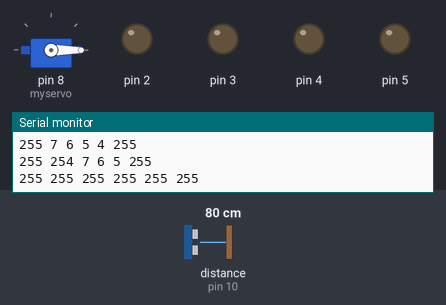
This sketch was run on a simulated Arduino Uno, built with avr-gcc and run on an emulated ATmega328P. Parts: servo, output pins drawn as LEDs (lit = HIGH), the last lines printed to the serial monitor. Wiring (inferred from the names in the program): ultrasonic range finder: trigger pin 12; echo pin 10. The inputs (shaded band) are chosen by the test bench; at power-on: distance to the obstacle (sensor on pin 10) 80 cm. The echo pulse lasts 58.3 µs per cm; pins used as bus, display or sensor lines are not drawn.

Above: at 1.2 s.
1.3 s: distance to the obstacle (sensor on pin 10) set to 35 cm
At 3.5 s:
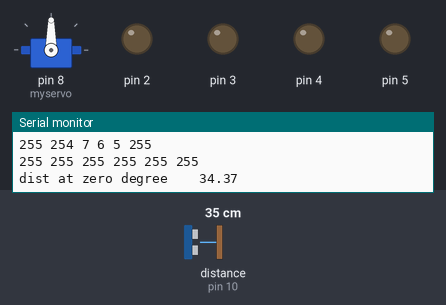
10.1 s: distance to the obstacle (sensor on pin 10) set to 27 cm
At 13.5 s:
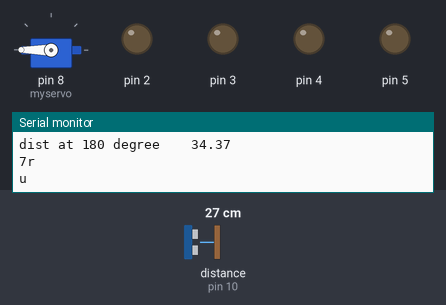
15.2 s: distance to the obstacle (sensor on pin 10) set to 60 cm
At 23.8 s:
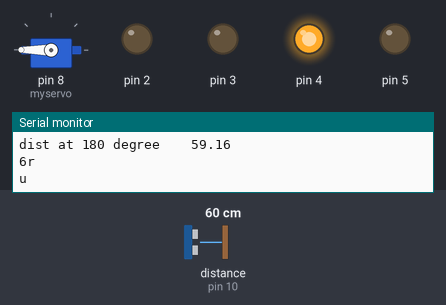
Timing chart, 0 to 28.5 s (numbered marks = the images above; inputs shaded):
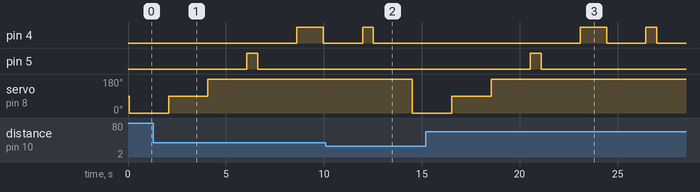

Measured:
- the behaviour switches between 31 and 30 cm on distance to the obstacle (sensor on pin 10) (found by bisection; images 1 and 2)

The sketch:

_3rd_try.ino
```cpp
//WAVEFRONT ALGORITHM TEST IN SERIAL MONITOR WHEN MATRIX IS FILLED ON ITS OWN AND OBSTACLE DETECTION IS INCLUDED
#include <Servo.h>
Servo myservo;
int pos = 0;
int trig = 12;
int echo = 10;
float dur, dist;
int fdelay=1350;
int tdelay=550;
int nothing=0;
int wall=255;
int goal=2;
int robot=254;
int Map[6][6]={{255,255,255,255,255,255},{255,0,0,0,0,255},{255,0,0,0,0,255},{255,0,0,0,0,255},{255,0,0,0,0,255},{255,255,255,255,255,255}};
int robot_x=4;
int robot_y=1;
int goal_x=1;
int goal_y=4;
int x=0;
int y=0;
int a,b,c,d,e;
int minimum_node=250;
int min_node_location=0;
int reset_min=250;
void left()
{
  digitalWrite(4, HIGH);
  digitalWrite(5,LOW );
  digitalWrite(6, LOW);
  digitalWrite(7, HIGH);
}

void right()
{
  digitalWrite(4, LOW);
  digitalWrite(5,HIGH );
  digitalWrite(6, HIGH);
  digitalWrite(7, LOW);
}

void up()
{
  digitalWrite(4, HIGH);
  digitalWrite(5,LOW );
  digitalWrite(6, HIGH);
  digitalWrite(7, LOW);
}

void down()
{
  digitalWrite(4, LOW);
  digitalWrite(5,HIGH);
  digitalWrite(6, LOW);
  digitalWrite(7, HIGH);
}
void Stop()
{
  digitalWrite(4, LOW);
  digitalWrite(5,LOW);
  digitalWrite(6, LOW);
  digitalWrite(7, LOW);
}
void ultrasonic()
{
  digitalWrite(trig, 0);
  delayMicroseconds(2);
  digitalWrite(trig, 1);
  delayMicroseconds(10);
  digitalWrite(trig, 0);
  dur = pulseIn(echo, 1);
  dist = (dur * (0.034 / 2));
}
void servo()
{
  myservo.write(0);
  delay(2000);
  ultrasonic(); /////////////////////////////////////////////////////////////////////////////delay check
  Serial.print("dist at zero degree    ");
  Serial.println(dist);
  if (dist < 30)
  {
    Map[robot_x][robot_y + 1] = 255;
    unpropagate(robot_x, robot_y);
    propagate_wavefront(robot_x, robot_y, goal_x, goal_y);
    mapprint();
  }
  myservo.write(90);
  delay(2000);
  ultrasonic();
  Serial.print("dist at ninety degree    ");
  Serial.println(dist);
  if (dist < 30)
  {
    Map[robot_x - 1][robot_y] = 255;
    unpropagate(robot_x, robot_y);
    propagate_wavefront(robot_x, robot_y, goal_x, goal_y);
    mapprint();
  }
  myservo.write(180);
  delay(2000);
  ultrasonic();
  Serial.print("dist at 180 degree    ");
  Serial.println(dist);
  if (dist < 30)
  {
    Map[robot_x][robot_y - 1] = 255;
    unpropagate(robot_x, robot_y);
    propagate_wavefront(robot_x, robot_y, goal_x, goal_y);
    mapprint();
  }
}
void mapprint() {
  for (int i = 0; i < 6; i++)
  {
    for (int j = 0; j < 6; j++)
    {
      if (Map[i][j] == nothing)
        propagate_wavefront(robot_x, robot_y, goal_x, goal_y);
    }
  }
  for (int i = 0; i < 6; i++)
  {
    for (int j = 0; j < 6; j++)
    {
      Serial.print(Map[i][j]);
      Serial.print(" ");
    }
    Serial.println();
  }
}
int propagate_wavefront(int robot_x, int robot_y, int goal_x, int goal_y)
  {
  //clear old wavefront


  //counter=0;//reset the counter for each run!
    //while(counter<50)//allows for recycling until robot is found
      //  {
        x=0;
        y=0;
      while(x<6 && y<6)//while the map hasnt been fully scanned
        {
        //if this location is a wall or the goal, just ignore it
        if (Map[x][y] != wall && Map[x][y] != goal)
          {
          //a full trail to the robot has been located, finished!
          //if (min_surrounding_node_value(x, y) < reset_min && Map[x][y]==robot)
           // {
            //finshed! tell robot to start moving down path
           // return min_node_location;
            //}
          //record a value in to this node
          min_surrounding_node_value(x,y);
           if (minimum_node<reset_min && Map[x][y]!=robot)//if this isnt here, 'nothing' will go in the location
            Map[x][y]=minimum_node+1;
          }

        //go to next node and/or row
        y++;
        if (y==6 && x!=6)
          {
          x++;
          y=0;
          }
  //      }
//      counter++;
        }
    return 0;
  }

void unpropagate(int robot_x, int robot_y)//clears old path to determine new path
  {
  //stay within boundary
  for(x=0; x<6; x++)
    for(y=0; y<6; y++)
      if (Map[x][y] != wall && Map[x][y] != goal) //if this location is something, just ignore it
        Map[x][y] = nothing;//clear that space

  //store robot location in map
  Map[robot_x][robot_y]=robot;
  //store robot location in map
  Map[goal_x][goal_y]=goal;
  }

//if no solution is found, delete all walls from map
void clear_map(void)
  {
  for(x=0;x<6;x++)
    for(y=0;y<6;y++)
      if (Map[x][y] != robot && Map[x][y] != goal)
        Map[x][y]=nothing;
  }

//this function looks at a node and returns the lowest value around that node
//1 is up, 2 is right, 3 is down, and 4 is left (clockwise)
int min_surrounding_node_value(int x, int y)
  {
  minimum_node=reset_min;//reset minimum

  //down
  if(x < 5)//not out of boundary
    if  (Map[x+1][y] < minimum_node && Map[x+1][y] != nothing)//find the lowest number node, and exclude empty nodes (0's)
        {
      minimum_node = Map[x+1][y];
      min_node_location=3;
            }

  //up
  if(x > 0)
    if  (Map[x-1][y] < minimum_node && Map[x-1][y] != nothing)
        {
      minimum_node = Map[x-1][y];
      min_node_location=1;
            }

  //right
  if(y < 5)
    if  (Map[x][y+1] < minimum_node && Map[x][y+1] != nothing)
        {
      minimum_node = Map[x][y+1];
      min_node_location=2;
            }

  //left
  if(y > 0)
    if  (Map[x][y-1] < minimum_node && Map[x][y-1] != nothing)
        {
      minimum_node = Map[x][y-1];
      min_node_location=4;
            }

  return minimum_node;
  }
void scanp()
{
d=Map[robot_x-1][robot_y];
c=Map[robot_x+1][robot_y];
a=Map[robot_x][robot_y-1];
b=Map[robot_x][robot_y+1];
e=min(a,min(b,min(c,d)));
Serial.print(e);
if(e==Map[robot_x][robot_y-1])
{

  robot_y=robot_y-1;
  left();
  Serial.println("l");
  delay(tdelay);
  Stop();
  delay(2000);
  up();
  Serial.println("u");
  delay(fdelay);
  right();
  delay(tdelay);
  Stop();
    delay(2000);
  }
if(e==Map[robot_x][robot_y+1])
{
 robot_y=robot_y+1;
  right();
  Serial.println("r");
  delay(tdelay);
  Stop();
  delay(2000);
  up();
  Serial.println("u");
  delay(fdelay);
  Stop();
    delay(2000);
  left();
  delay(tdelay);
  Stop();
    delay(2000);
}
if(e==Map[robot_x-1][robot_y])
{
  robot_x=robot_x-1;
  up();
  Serial.println("u");
  delay(fdelay);
  Stop();
    delay(2000);
}
if(e==Map[robot_x+1][robot_y])
{
  robot_x=robot_x+1;
  down();
  Serial.println("d");
  delay(fdelay);
  Stop();
    delay(2000);
}
}

void setup() {
Serial.begin(9600);
 pinMode(4, OUTPUT);
  pinMode(5, OUTPUT);
  pinMode(2, OUTPUT);
  pinMode(3, OUTPUT);
  myservo.attach(8);
  pinMode(echo, INPUT);
  pinMode(trig, OUTPUT);
  pinMode(12, OUTPUT);
  unpropagate(robot_x, robot_y);
  propagate_wavefront(robot_x,robot_y,goal_x,goal_y);
 mapprint();
}
 void loop()
 {
  servo();
 if(Map[robot_x][robot_y]!=Map[goal_x][goal_y])
  scanp();
  else
  {
    Stop();
    Serial.print("s");
  }
}
```
